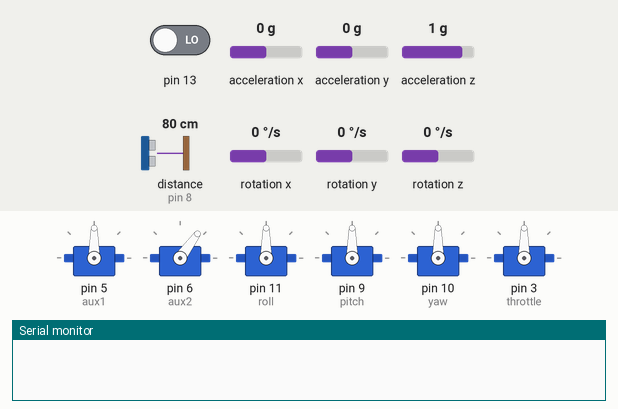
This sketch was run on a simulated Arduino Uno, built with avr-gcc and run on an emulated ATmega328P. Parts: 6 × servo, the last lines printed to the serial monitor. Wiring (inferred from the names in the program): MPU-9250 motion sensor at I2C address 0x68. Inputs (shaded band) come from the test bench; at power-on: pin 13 LOW, acceleration x 0 g, acceleration y 0 g, acceleration z 1 g, distance to the obstacle (sensor on pin 8) 80 cm, rotation x 0 °/s, rotation y 0 °/s, rotation z 0 °/s. The echo pulse lasts 58.3 µs per cm.

Above: at 1.2 s.
1.3 s: pin 13 driven HIGH
At 3.1 s:
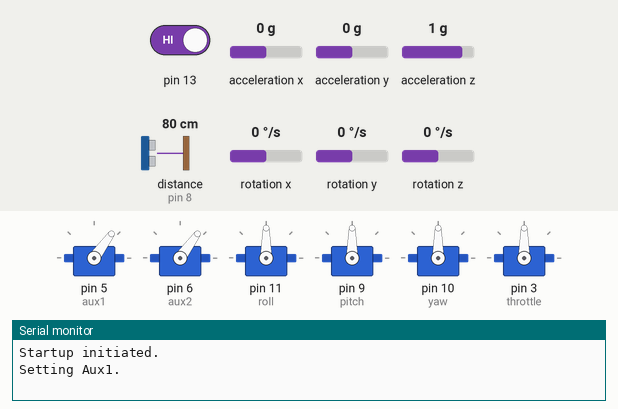
At 4.3 s:
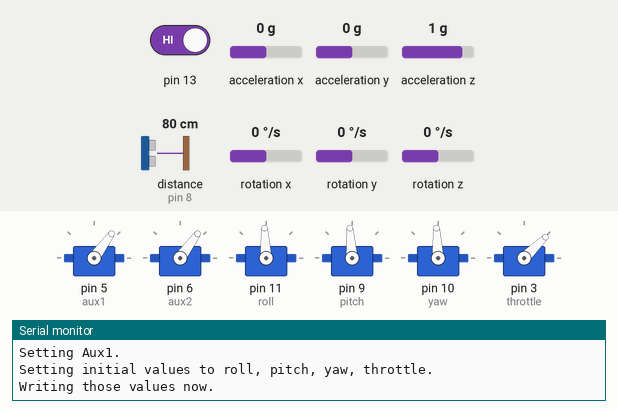
7.3 s: pin 13 driven LOW
At 9.6 s:
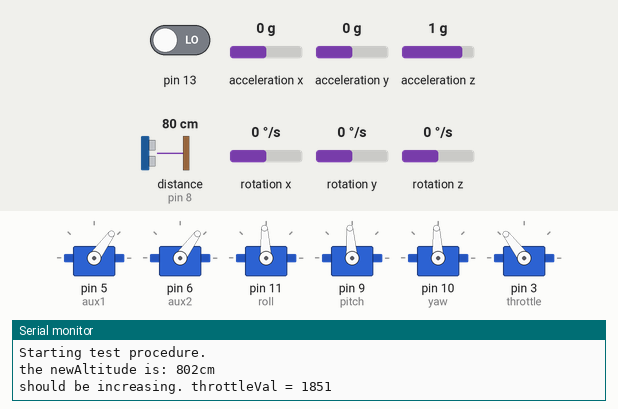
Timing chart, 0 to 11.1 s (numbered marks = the images above; inputs shaded):
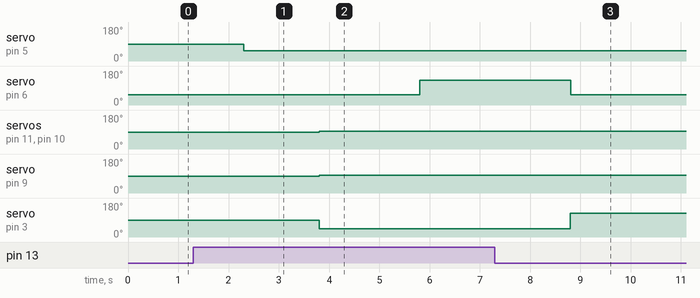

The sketch:

SonarDrone01.ino
```cpp
// Test Sonar 1
// by Jesse Lew

// Notes: 62% descent, 63% hold, 64% climb. COG pitch 1515

#include <Servo.h>
#include <Wire.h>

#define    MPU9250_ADDRESS            0x68

#define    GYRO_FULL_SCALE_250_DPS    0x00
#define    GYRO_FULL_SCALE_500_DPS    0x08
#define    GYRO_FULL_SCALE_1000_DPS   0x10
#define    GYRO_FULL_SCALE_2000_DPS   0x18

#define    ACC_FULL_SCALE_2_G         0x00
#define    ACC_FULL_SCALE_4_G         0x08
#define    ACC_FULL_SCALE_8_G         0x10
#define    ACC_FULL_SCALE_16_G        0x18

// create 6 servo objects (max 8 can be created)
Servo aux1;
Servo aux2;
Servo roll;
Servo pitch;
Servo yaw;
Servo throttle;

// declare value variables - initialized in startup procedures
int rollVal;
int pitchVal;
int yawVal;
int throttleVal;

// initialize counter and procedures
long int cpt = 0;
bool startupProc = true;
bool testProc = true;

// variables that handle timer
unsigned long currentMillis = 0;    // initialize timer
unsigned long previousMillis = 0;   // stores last timer
const long interval = 50;   // set timer interval (ms)

// sonar pins/variables
const int trigPin = 7;
const int echoPin = 8;
int altitude;
int newAltitude;


// sonar function
int getDistance()
{
  long duration;        // duration of the ping
  long centimeters;     // distance in cm

  // the sensor is triggered by a HIGH pulse of 10 or more microseconds
  // so give a short LOW pulse beforehand to ensure a clean HIGH pulse
  pinMode(trigPin, OUTPUT);
  digitalWrite(trigPin, LOW);
  delayMicroseconds(2);
  digitalWrite(trigPin, HIGH);
  delayMicroseconds(10);
  digitalWrite(trigPin, LOW);

  // record duration (in microseconds) of the HIGH pulse from
  // the moment the ping is sent to the moment its echo is received
  pinMode(echoPin, INPUT);
  duration = pulseIn(echoPin, HIGH);

  // speed of sound is 29 microseconds per centimeter
  // the ping travels out and back so divide distance by 2
  centimeters = duration / 29 / 2;

  // display distance
  //Serial.print(centimeters);
  //Serial.print("cm");
  //Serial.println();

  return centimeters;
}


void shutdownProc()
{
    //throttle.write(1000);  // bring throttle to minimum
    aux2.write(1100);      // lock motors
    //Serial.print("motors should be locked now");
    startupProc = true;    // reset startup procedure flag
}


// This function read Nbytes bytes from I2C device at address Address.
// Put read bytes starting at register Register in the Data array.
void I2Cread(uint8_t Address, uint8_t Register, uint8_t Nbytes, uint8_t* Data)
{
  // Set register address
  Wire.beginTransmission(Address);
  Wire.write(Register);
  Wire.endTransmission();

  // Read Nbytes
  Wire.requestFrom(Address, Nbytes);
  uint8_t index=0;
  while (Wire.available())
  {
    Data[index++]=Wire.read();
  }
}


// Write a byte (Data) in device (Address) at register (Register)
void I2CwriteByte(uint8_t Address, uint8_t Register, uint8_t Data)
{
  // Set register address
  Wire.beginTransmission(Address);
  Wire.write(Register);
  Wire.write(Data);
  Wire.endTransmission();
}


// SETUP
// set arduino pins
void setup()
{
  // can add min/max values with attach(pin#, min#, max#)
  aux1.attach(5);      // set AUX1 (leveler) to pin 5
  aux2.attach(6);      // set AUX2 (motor lock) to pin 6
  roll.attach(11);     // set roll to pin 11
  pitch.attach(9);     // set pitch 2 to pin 9
  yaw.attach(10);      // set yaw to pin 10
  throttle.attach(3);  // set throttle to pin 3

  // on/off ARM/level switch
  pinMode(13, INPUT);

  // Arduino initializations
  Wire.begin();
  Serial.begin(9600);

  // Configure gyroscope range
  I2CwriteByte(MPU9250_ADDRESS,27,GYRO_FULL_SCALE_2000_DPS);
  // Configure accelerometers range
  I2CwriteByte(MPU9250_ADDRESS,28,ACC_FULL_SCALE_16_G);
}


// MAIN LOOP
void loop()
{
  currentMillis = millis();   // updates each loop
  //Serial.print(currentMillis);

  // if the on/off switch is on
  if(digitalRead(13) == HIGH)
  {
    // run startup procedure once
    // STARTUP PROCEDURES
    //Serial.print("made it to startup proc");
    if(startupProc == true)
    {
      Serial.print("Startup initiated.");
      Serial.println("");
      delay(1000);
      Serial.print("Setting Aux1.");
      Serial.println("");
      aux1.write(1100);   // turn aux1 (leveler) on with 1100
      delay(1000);

      // acceptable values: 885-2115
      // keeping between: 1000-2000
      Serial.print("Setting initial values to roll, pitch, yaw, throttle.");
      Serial.println("");
      rollVal = 1500;          // set starting roll
      pitchVal = 1515;         // set starting pitch
      yawVal = 1500;           // set starting yaw
      throttleVal = 1000;      // minimum throttle
      altitude = 2;            // set altitude
      delay(500);

      Serial.print("Writing those values now.");
      Serial.println("");
      roll.write(rollVal);     // initialize drone
      pitch.write(pitchVal);   // initialize drone
      yaw.write(yawVal);       // initialize drone
      throttle.write(throttleVal);  // minimum throttle
      delay(2000);

      // unlocking motors
      Serial.print("Unlocking motors now.");
      Serial.println("");
      aux2.write(1900);   // turn aux2 (motor lock) off with 1900
      delay(2000);

      startupProc = false;
    }

    // TEST PROCEDURES
    if(testProc == true)
    {
      Serial.print("Starting test procedure.");
      Serial.println("");
      // test values
      delay(1000);
      throttleVal = 1850;
      throttle.write(throttleVal);  // 85% throttle

      testProc = false;
    }

    // if the interval time is reached, do something
    if((currentMillis - previousMillis) >= interval)
    {
      // get altitude from sonar
      newAltitude = getDistance();
      Serial.print("the newAltitude is: ");
      Serial.print(newAltitude);

      // if newAltitude is within 5cm of old value, update altitude
      // else ignore the bad read (do not update altitude)
      if((newAltitude - altitude) > -5 && (newAltitude - altitude) < 5)
      {
        altitude = newAltitude;
        Serial.print("altitude set to: ");
        Serial.println(altitude);
      }

      // display distance
      Serial.print(altitude);
      Serial.print("cm");
      Serial.println();

      // if altitude == 15 cm, don't do anything
      if(altitude == 15)
      {
      }
      // else if altitude < 15 cm, increase throttle incrementally
      else if(altitude < 15 && throttleVal < 2000)
      {
        throttleVal++;
        throttle.write(throttleVal);
        Serial.print("should be increasing. throttleVal = ");
        Serial.print(throttleVal);
      }
      // else if altitude > 15 cm, decrease throttle incrementally
      else if(altitude > 15 && throttleVal > 1000)
      {
        throttleVal--;
        throttle.write(throttleVal);
      }

      // Display data counter
      //Serial.print (cpt++,DEC);
      //Serial.print ("\t");

      // Read accelerometer and gyroscope
      uint8_t Buf[14];
      I2Cread(MPU9250_ADDRESS,0x3B,14,Buf);


      // Create 16 bits values from 8 bits data

      // Accelerometer
      int16_t ax=-(Buf[8]<<8 | Buf[9]);
      int16_t ay=-(Buf[10]<<8 | Buf[11]);
      int16_t az=Buf[12]<<8 | Buf[13];

      // Gyroscope
      int16_t gx=-(Buf[0]<<8 | Buf[1]);
      int16_t gy=-(Buf[2]<<8 | Buf[3]);
      int16_t gz=Buf[4]<<8 | Buf[5];


      // Display values

      // Accelerometer
      //Serial.print ("aX\t");
      //Serial.print (ax,DEC);
      //Serial.print ("\t");
      //Serial.print ("aY\t");
      //Serial.print (ay,DEC);
      //Serial.print ("\t");
      //Serial.print ("aZ\t");
      //Serial.print (az,DEC);
      //Serial.print ("\t");

      // Gyroscope
      //Serial.print ("gX\t");
      //Serial.print (gx,DEC);
      //Serial.print ("\t");
      //Serial.print ("gY\t");
      //Serial.print (gy,DEC);
      //Serial.print ("\t");
      //Serial.print ("gZ\t");
      //Serial.print (gz,DEC);
      //Serial.print ("\t");

      // End of line
      //Serial.println("");
    }
  }
  else
  {
    shutdownProc();
  }

  // code that constantly runs before interval goes here

  // min throttle after 20 seconds
  if(currentMillis > 20000)
  {
    shutdownProc();
    Serial.print ("You're not supposed to read for 20 seconds");
  }
}
```

Measured:
- after the input at 1.3 s, servo on pin 5 (aux1): 90° → 54° after 1.0 s; servo on pin 6 (aux2): 54° → 132° after 4.5 s; servo on pin 11 (roll), servo on pin 10 (yaw): 90° → 93° after 2.5 s; servo on pin 9 (pitch): 90° → 94° after 2.5 s; servo on pin 3 (throttle): 90° → 44° after 2.5 s
- after the input at 7.3 s, servo on pin 6 (aux2): 132° → 54° after 1.5 s; servo on pin 3 (throttle): goes on until 8.8 s, then stays 127°
